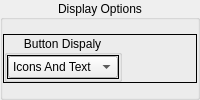
    <widget class="QGroupBox" name="groupFrameBox">
     <property name="title">
      <string>Display Options</string>
     </property>
     <property name="alignment">
      <set>Qt::AlignCenter</set>
     </property>
     <layout class="QHBoxLayout" name="horizontalLayout_7">
      <property name="margin">
       <number>0</number>
      </property>
      <item>
       <widget class="QFrame" name="groupBoxFrame">
        <property name="sizePolicy">
         <sizepolicy hsizetype="Minimum" vsizetype="Maximum">
          <horstretch>0</horstretch>
          <verstretch>0</verstretch>
         </sizepolicy>
        </property>
        <property name="frameShape">
         <enum>QFrame::Box</enum>
        </property>
        <property name="frameShadow">
         <enum>QFrame::Plain</enum>
        </property>
        <layout class="QHBoxLayout" name="horizontalLayout_6">
         <property name="spacing">
          <number>2</number>
         </property>
         <property name="margin">
          <number>0</number>
         </property>
         <item>
          <widget class="QGroupBox" name="groupFrameBox_2">
           <property name="sizePolicy">
            <sizepolicy hsizetype="Minimum" vsizetype="Minimum">
             <horstretch>0</horstretch>
             <verstretch>0</verstretch>
            </sizepolicy>
           </property>
           <property name="title">
            <string>Button Dispaly</string>
           </property>
           <property name="alignment">
            <set>Qt::AlignCenter</set>
           </property>
           <layout class="QHBoxLayout" name="horizontalLayout_5">
            <property name="margin">
             <number>0</number>
            </property>
            <item>
             <widget class="QFrame" name="groupBoxFrame_2">
              <property name="sizePolicy">
               <sizepolicy hsizetype="Minimum" vsizetype="Maximum">
                <horstretch>0</horstretch>
                <verstretch>0</verstretch>
               </sizepolicy>
              </property>
              <property name="frameShape">
               <enum>QFrame::Box</enum>
              </property>
              <property name="frameShadow">
               <enum>QFrame::Plain</enum>
              </property>
              <layout class="QHBoxLayout" name="horizontalLayout_4">
               <property name="spacing">
                <number>1</number>
               </property>
               <property name="margin">
                <number>0</number>
               </property>
               <item>
                <widget class="QComboBox" name="comboBox">
                 <property name="sizePolicy">
                  <sizepolicy hsizetype="Minimum" vsizetype="Fixed">
                   <horstretch>0</horstretch>
                   <verstretch>0</verstretch>
                  </sizepolicy>
                 </property>
                 <item>
                  <property name="text">
                   <string>Icons And Text</string>
                  </property>
                  <property name="icon">
                   <iconset resource="../Internal_icons/maya_Internal_icons.qrc">
                    <normaloff>:/T/toongetexample</normaloff>:/T/toongetexample</iconset>
                  </property>
                 </item>
                 <item>
                  <property name="text">
                   <string>Icons</string>
                  </property>
                  <property name="icon">
                   <iconset resource="../Internal_icons/maya_Internal_icons.qrc">
                    <normaloff>:/I/iconsmall</normaloff>:/I/iconsmall</iconset>
                  </property>
                 </item>
                 <item>
                  <property name="text">
                   <string>Text</string>
                  </property>
                  <property name="icon">
                   <iconset resource="../Internal_icons/maya_Internal_icons.qrc">
                    <normaloff>:/T/text</normaloff>:/T/text</iconset>
                  </property>
                 </item>
                </widget>
               </item>
              </layout>
             </widget>
            </item>
           </layout>
          </widget>
         </item>
         <item>
          <spacer name="horizontalSpacer">
           <property name="orientation">
            <enum>Qt::Horizontal</enum>
           </property>
           <property name="sizeHint" stdset="0">
            <size>
             <width>40</width>
             <height>20</height>
            </size>
           </property>
          </spacer>
         </item>
        </layout>
       </widget>
      </item>
     </layout>
    </widget>
